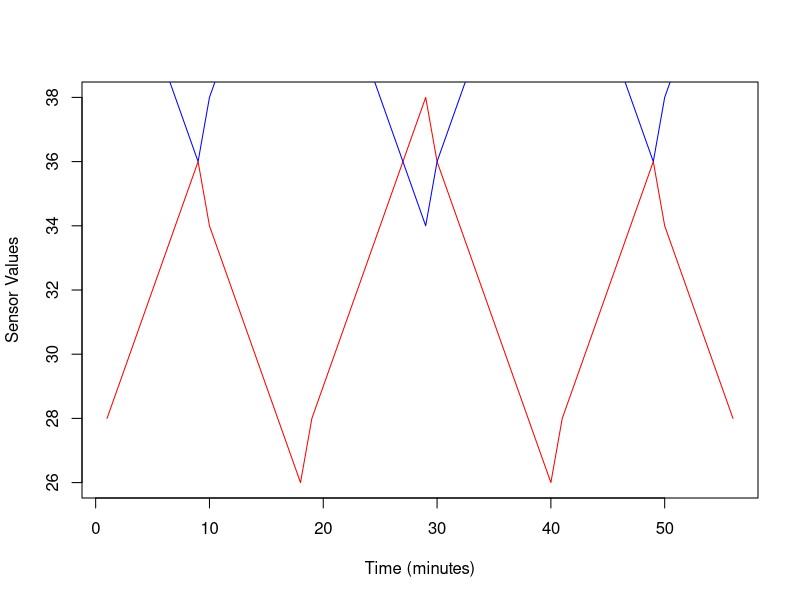

This chart was generated by the following R code:
#Sensor readings taken every minute for 60 minutes
temperature <- c(28,29,30,31,32,33,34,35,36,34,33,32,31,30,29,28,27,26,28,29,30,31,32,33,34,35,36,37,38,36,35,34,33,32,31,30,29,28,27,26,28,29,30,31,32,33,34,35,36,34,33,32,31,30,29,28)
humidity <- c(45,44,43,42,41,39,38,37,36,38,39,40,41,42,43,44,45,46,44,43,42,41,40,39,38,37,36,35,34,36,37,38,39,40,41,42,43,44,45,46,44,43,42,41,40,39,38,37,36,38,39,40,41,42,43,44)
pressure <- c(1012,1013,1014,1015,1016,1015,1014,1013,1012,1011,1010,1011,1012,1013,1014,1015,1016,1017,1016,1015,1014,1013,1012,1011,1010,1011,1012,1013,1014,1015,1016,1015,1014,1013,1012,1011,1010,1011,1012,1013,1014,1015,1016,1017,1016,1015,1014,1013,1012,1011,1010,1011,1012,1013,1014,1015)
#Calculating average readings
avg_temp <- mean(temperature)
avg_humidity <- mean(humidity)
avg_pressure <- mean(pressure)
#Identifying time intervals based on conditions
condition_minutes <- which(temperature > 30 & humidity < 40)
#Plotting sensor readings over time
plot(temperature, type="l", col="red", xlab="Time (minutes)", ylab="Sensor Values")
lines(humidity, col="blue")
lines(pressure/40, col="green")
#Displaying the results
cat("Average temperature:", avg_temp, "\n")
cat("Average humidity:", avg_humidity, "\n")
cat("Average pressure:", avg_pressure, "\n")
cat("Minutes where temperature > 30 and humidity < 40:", condition_minutes, "\n")
